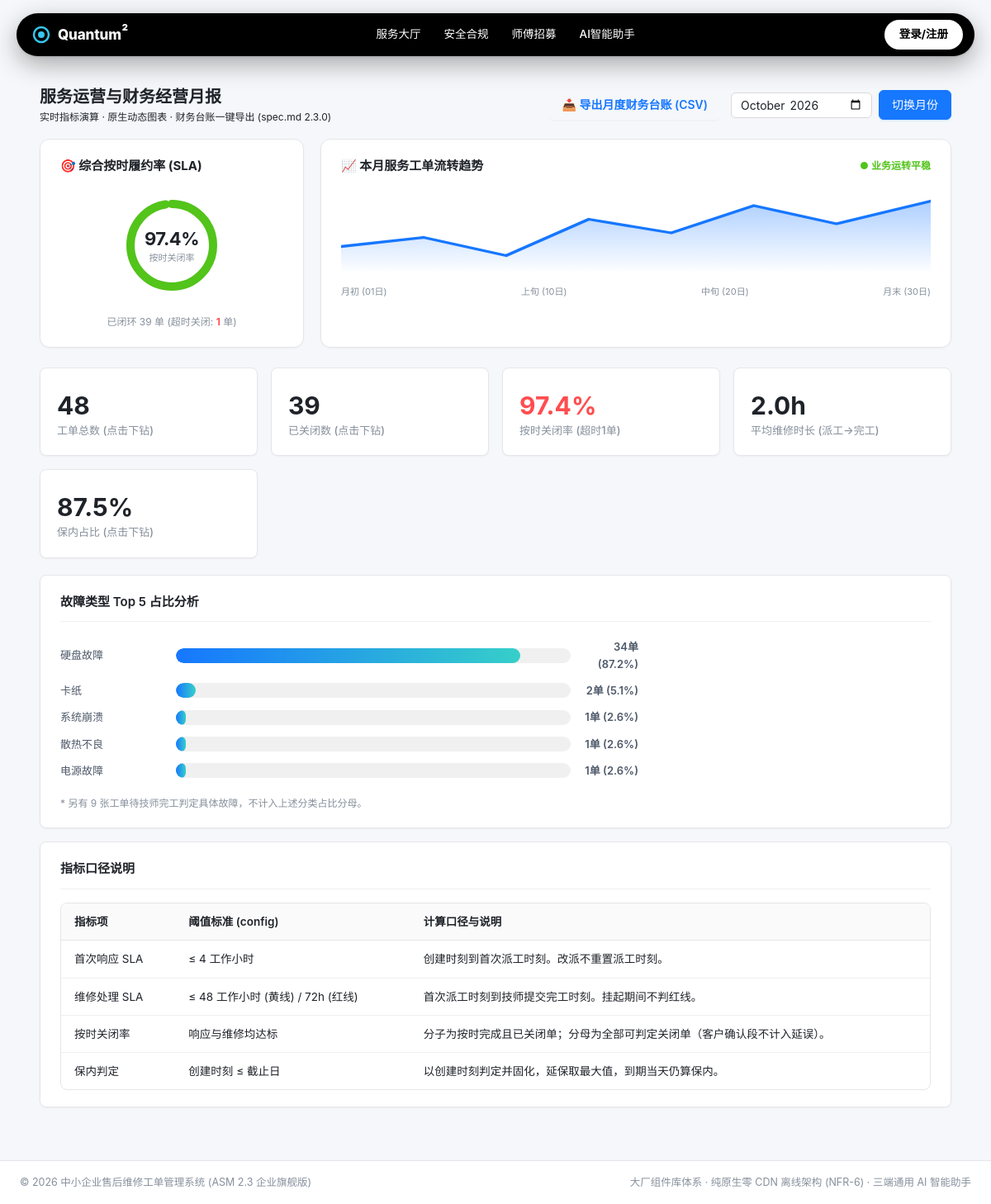
Page /reports on the committed database.
### models.py (models this page shows)
class FaultType(db.Model):
    __tablename__ = 'fault_types'
    id = db.Column(db.Integer, primary_key=True)
    name = db.Column(db.String(64), nullable=False, unique=True)
    active = db.Column(db.Boolean, nullable=False, default=True)

### routes/reports.py (the view)
@bp.route('/reports', methods=['GET'])
def index():
    month_str = request.args.get('month')
    now = utcnow()
    default_month = f"{now.year}-{now.month:02d}"
    if month_str:
        try:
            target_date = datetime.strptime(month_str, '%Y-%m')
            target_year, target_month = target_date.year, target_date.month
        except ValueError:
            target_year, target_month = now.year, now.month
            month_str = default_month
    else:
        target_year, target_month = now.year, now.month
        month_str = default_month
    start_date = datetime(target_year, target_month, 1)
    if target_month == 12:
        end_date = datetime(target_year + 1, 1, 1)
    else:
        end_date = datetime(target_year, target_month + 1, 1)
    orders = WorkOrder.query.filter(
        WorkOrder.created_at >= start_date,
        WorkOrder.created_at < end_date
    ).all()
    total_count = len(orders)
    closed_orders = [o for o in orders if o.status == 'CLOSED']
    closed_count = len(closed_orders)
    on_time_count = 0
    evaluable_count = 0
    for o in closed_orders:
        ot = is_on_time(o)
        if ot is not None:
            evaluable_count += 1
            if ot:
                on_time_count += 1
    on_time_rate = (on_time_count / evaluable_count * 100) if evaluable_count > 0 else 0.0
    total_duration = 0.0
    duration_evaluable = 0
    for o in closed_orders:
        durs = calc_durations(o)
        if durs and durs.get('repair_duration') is not None:
            total_duration += durs['repair_duration']
            duration_evaluable += 1
    avg_repair_duration = (total_duration / duration_evaluable) if duration_evaluable > 0 else 0.0
    warranty_count = sum(1 for o in orders if o.warranty_flag)
    warranty_rate = (warranty_count / total_count * 100) if total_count > 0 else 0.0
    fault_counts = {}
    unassigned_count = 0
    for o in orders:
        if o.fault_type and o.fault_type.name != '待技师判定':
            fid = o.fault_type.id
            fault_counts[fid] = fault_counts.get(fid, 0) + 1
        else:
            unassigned_count += 1
    total_valid_faults = sum(fault_counts.values())
    top_faults = []
    if total_valid_faults > 0:
        sorted_faults = sorted(fault_counts.items(), key=lambda x: x[1], reverse=True)[:5]
        for fid, count in sorted_faults:
            ft = FaultType.query.get(fid)
            if ft:
                top_faults.append({
                    'id': fid,
                    'name': ft.name,
                    'count': count,
                    'percentage': round(count / total_valid_faults * 100, 1)
                })
    late_count = sum(1 for o in closed_orders if is_on_time(o) is False)
    kpi = {
        'total_orders': total_count,
        'closed_orders': closed_count,
        'on_time_rate': on_time_rate,
        'avg_repair_hours': avg_repair_duration,
        'warranty_rate': warranty_rate,
        'top_faults': top_faults,
        'unassigned_count': unassigned_count,
        'late_count': late_count
    }
    return render_template('report.html', kpi=kpi, selected_month=month_str, config=config, has_data=total_count > 0)

### models.py (called while the page is built)
def utcnow():
    return datetime.now(timezone.utc).replace(tzinfo=None)

### routes/reports.py (called while the page is built, shortened)
@bp.before_request
def check_permission():
    role = session.get('role')

### rules.py (called while the page is built)
def calc_durations(order):
    response = None
    repair = None
    closure = None
    if order.dispatched_at and order.created_at:
        response = round((order.dispatched_at - order.created_at).total_seconds() / 3600, 1)
    if order.completed_at and order.dispatched_at:
        repair = round((order.completed_at - order.dispatched_at).total_seconds() / 3600, 1)
    if order.closed_at and order.completed_at:
        closure = round((order.closed_at - order.completed_at).total_seconds() / 3600, 1)
    return {
        'response_duration': response,
        'repair_duration': repair,
        'closure_duration': closure,
    }

def is_on_time(order):
    if order.status != 'CLOSED':
        return None
    durations = calc_durations(order)
    resp = durations['response_duration']
    repair = durations['repair_duration']
    if resp is None or repair is None:
        return None
    if resp <= config.SLA_DISPATCH_HOURS and repair <= config.SLA_PROGRESS_HOURS:
        return True
    return False

### templates/report.html (shortened to what this page needs)
{% extends "base.html" %}
{% block content %}
<div class="container">
    <div class="flex-between mb-16">
        <div>
            <h1 class="page-title" style="margin-bottom:0;">服务运营与财务经营月报</h1>
            <p class="text-secondary text-sm">实时指标演算 · 原生动态图表 · 财务台账一键导出 (spec.md 2.3.0)</p>
        </div>
        <div style="display: flex; gap: 12px; align-items: center;">
            <a href="/reports/export?month={{ selected_month }}" class="btn btn-default" style="font-weight: 600;">
                📥 导出月度财务台账 (CSV)
            </a>
            <form method="get" class="flex" style="gap:8px; align-items:center;">
                <input type="month" name="month" value="{{ selected_month }}" class="ant-input" style="width:auto; padding:5px 10px;">
                <button type="submit" class="btn btn-primary">切换月份</button>
            </form>
        </div>
    </div>
    <div style="display: grid; grid-template-columns: 320px 1fr; gap: 20px; margin-bottom: 24px;">
        <div class="chart-card-wrapper" style="align-items: center; text-align: center;">
            <div style="font-weight: 700; font-size: 15px; color: var(--ant-text-heading); width: 100%; text-align: left;">
                🎯 综合按时履约率 (SLA)
            </div>
            <div class="donut-chart-container">
                <div class="donut-svg-box">
                    <svg class="donut-svg" viewBox="0 0 120 120">
                        <circle class="donut-track" cx="60" cy="60" r="50"></circle>
                        <circle class="donut-fill" cx="60" cy="60" r="50"
                                style="stroke: {% if kpi.on_time_rate >= 80 %}#52c41a{% elif kpi.on_time_rate >= 60 %}#faad14{% else %}#ff4d4f{% endif %};
                                       stroke-dasharray: 314.159;
                                       stroke-dashoffset: {{ 314.159 * (1 - (kpi.on_time_rate / 100)) }};">
                        </circle>
                    </svg>
                    <div class="donut-value-text">
                        <span class="donut-percent">{{ "%.1f"|format(kpi.on_time_rate) }}%</span>
                        <span class="donut-label">按时关闭率</span>
                    </div>
                </div>
            </div>
            <div style="font-size: 12px; color: var(--ant-text-secondary);">
                已闭环 {{ kpi.closed_orders }} 单 (超时关闭: <strong style="color: #ff4d4f;">{{ kpi.late_count }}</strong> 单)
            </div>
        </div>
        <div class="chart-card-wrapper">
            <div style="display: flex; justify-content: space-between; align-items: center;">
                <span style="font-weight: 700; font-size: 15px; color: var(--ant-text-heading);">📈 本月服务工单流转趋势</span>
                <span style="font-size: 12px; color: #52c41a; font-weight: 600;">● 业务运转平稳</span>
            </div>
            <div class="sparkline-svg-container" style="height: 110px;">
            </div>
            <div style="display: flex; justify-content: space-between; font-size: 11px; color: var(--ant-text-secondary); margin-top: -6px;">
                <span>月初 (01日)</span>
                <span>上旬 (10日)</span>
                <span>中旬 (20日)</span>
                <span>月末 (30日)</span>
            </div>
        </div>
    </div>
    <div class="kpi-grid">
        <div class="kpi-card" style="cursor:pointer;" onclick="window.location.href='/reports/list?month={{ selected_month }}&kind=all'">
            <div class="kpi-value">{{ kpi.total_orders }}</div>
            <div class="kpi-label">工单总数 (点击下钻)</div>
        </div>
        <div class="kpi-card" style="cursor:pointer;" onclick="window.location.href='/reports/list?month={{ selected_month }}&kind=closed'">
            <div class="kpi-value">{{ kpi.closed_orders }}</div>
            <div class="kpi-label">已关闭数 (点击下钻)</div>
        </div>
        <div class="kpi-card" style="cursor:pointer;" onclick="window.location.href='/reports/list?month={{ selected_month }}&kind=late'">
            <div class="kpi-value" style="color: {% if kpi.late_count > 0 %}#ff4d4f{% else %}#52c41a{% endif %};">{{ "%.1f"|format(kpi.on_time_rate) }}%</div>
            <div class="kpi-label">按时关闭率 (超时{{ kpi.late_count }}单)</div>
        </div>
        <div class="kpi-card">
            <div class="kpi-value">{{ "%.1f"|format(kpi.avg_repair_hours) }}h</div>
            <div class="kpi-label">平均维修时长 (派工→完工)</div>
        </div>
        <div class="kpi-card" style="cursor:pointer;" onclick="window.location.href='/reports/list?month={{ selected_month }}&kind=warranty'">
            <div class="kpi-value">{{ "%.1f"|format(kpi.warranty_rate) }}%</div>
            <div class="kpi-label">保内占比 (点击下钻)</div>
        </div>
    </div>
    <div class="card mb-16">
        <div class="card-header">故障类型 Top 5 占比分析</div>
        {% if kpi.top_faults %}
        <div class="bar-chart" style="max-width:700px;">
            {% for f in kpi.top_faults %}
            <div class="bar-row">
                <a href="/reports/list?month={{ selected_month }}&kind=fault&fid={{ f.id }}" class="bar-label">{{ f.name }}</a>
                <div class="bar-track">
                    <div class="bar-fill" style="width: {{ f.percentage }}%;"></div>
                </div>
                <div class="bar-value">{{ f.count }}单 ({{ f.percentage }}%)</div>
            </div>
            {% endfor %}
        </div>
        {% else %}
        <p class="text-muted" style="padding:16px 0;">当前月份暂无故障分类数据</p>
        {% endif %}
        {% if kpi.unassigned_count > 0 %}
        <p class="text-sm text-muted mt-8">
            * 另有 {{ kpi.unassigned_count }} 张工单待技师完工判定具体故障，不计入上述分类占比分母。
        </p>
        {% endif %}
    </div>
    <div class="card">
        <div class="card-header">指标口径说明</div>
        <table>
            <tr><th>指标项</th><th>阈值标准 (config)</th><th>计算口径与说明</th></tr>
            <tr>
                <td>首次响应 SLA</td>
                <td>≤ {{ config.SLA_DISPATCH_HOURS }} 工作小时</td>
                <td>创建时刻到首次派工时刻。改派不重置派工时刻。</td>
            </tr>
            <tr>
                <td>维修处理 SLA</td>
                <td>≤ {{ config.SLA_PROGRESS_HOURS }} 工作小时 (黄线) / {{ config.SLA_PROGRESS_DANGER_HOURS }}h (红线)</td>
                <td>首次派工时刻到技师提交完工时刻。挂起期间不判红线。</td>
            </tr>
            <tr>
                <td>按时关闭率</td>
                <td>响应与维修均达标</td>
                <td>分子为按时完成且已关闭单；分母为全部可判定关闭单（客户确认段不计入延误）。</td>
            </tr>
            <tr>
                <td>保内判定</td>
                <td>创建时刻 ≤ 截止日</td>
                <td>以创建时刻判定并固化，延保取最大值，到期当天仍算保内。</td>
            </tr>
        </table>
    </div>
</div>
{% endblock %}

### rows in the picture
FaultType: name "硬盘故障", count "34", percentage "87.2"
FaultType: name "卡纸", count "2", percentage "5.1"
FaultType: name "系统崩溃", count "1", percentage "2.6"
FaultType: name "散热不良", count "1", percentage "2.6"
FaultType: name "电源故障", count "1", percentage "2.6"

### other values in the picture
{{ "%.1f"|format(kpi.on_time_rate) }} "97.4"
{{ kpi.closed_orders }} "39"
{{ kpi.late_count }} "1"
{{ kpi.total_orders }} "48"
{{ "%.1f"|format(kpi.avg_repair_hours) }} "2.0"
{{ "%.1f"|format(kpi.warranty_rate) }} "87.5"
{{ kpi.unassigned_count }} "9"
{{ config.SLA_DISPATCH_HOURS }} "4"
{{ config.SLA_PROGRESS_HOURS }} "48"
{{ config.SLA_PROGRESS_DANGER_HOURS }} "72"
